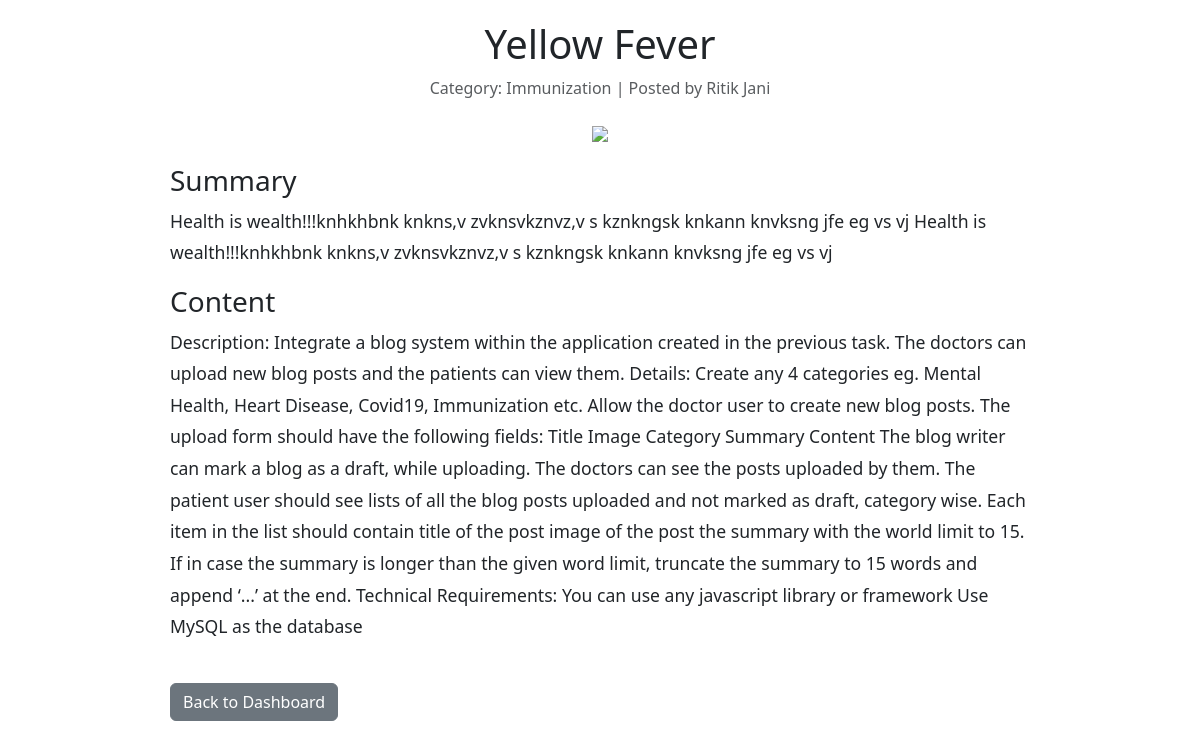
The app's page /blog/3 (signed in) with its own data.
### models.py (models this page shows, shortened)
class Blog(db.Model):
    id = db.Column(db.Integer, primary_key=True)
    title = db.Column(db.String(120), nullable=False)
    image = db.Column(db.String(120), nullable=True)
    category = db.Column(db.String(50), nullable=False)
    summary = db.Column(db.String(250), nullable=False)
    content = db.Column(db.Text, nullable=False)
    date_posted = db.Column(db.DateTime, nullable=False, default=datetime.utcnow)
    draft = db.Column(db.Boolean, default=False)
    user_id = db.Column(db.Integer, db.ForeignKey('user.id'), nullable=False)

class User(db.Model, UserMixin):
    id = db.Column(db.Integer, primary_key=True)
    first_name = db.Column(db.String(100), nullable=False)
    last_name = db.Column(db.String(100), nullable=False)
    profile_picture = db.Column(db.String(100), nullable=True)
    username = db.Column(db.String(100), unique=True, nullable=False)
    email = db.Column(db.String(120), unique=True, nullable=False)
    password = db.Column(db.String(200), nullable=False)
    address_line1 = db.Column(db.String(200), nullable=False)
    city = db.Column(db.String(100), nullable=False)
    state = db.Column(db.String(100), nullable=False)
    pincode = db.Column(db.String(10), nullable=False)
    user_type = db.Column(db.String(10), nullable=False)  # 'patient' or 'doctor'
    blogs = db.relationship('Blog', backref='author', lazy=True, cascade='all, delete-orphan')

### app.py (the view)
@app.route('/blog/<int:blog_id>')
@login_required
def view_blog(blog_id):
    blog = Blog.query.get_or_404(blog_id)
    return render_template('view_blog.html', blog=blog)

### app.py (called while the page is built)
@login_manager.user_loader
def load_user(user_id):
    return db.session.get(User, int(user_id))

### templates/view_blog.html (shortened to what this page needs)
<!DOCTYPE html>
<html lang="en">
<head>
    <link href="https://cdn.jsdelivr.net/npm/bootstrap@5.3.0-alpha1/dist/css/bootstrap.min.css" rel="stylesheet">
</head>
<body>
    <div class="container blog-container">
        <div class="blog-header">
            <h1>{{ blog.title }}</h1>
            <p class="text-muted">Category: {{ blog.category }} | Posted by {{ blog.author.first_name }} {{ blog.author.last_name }}</p>
        </div>
        {% if blog.image %}
            <div class="text-center">
                <img src="{{ url_for('static', filename=blog.image.replace('\\', '/')) if blog.image else url_for('static', filename='images/default_blog_pic.png') }}">
            </div>
        {% else %}
            <p class="text-center text-muted">No image available for this blog.</p>
        {% endif %}
        <div class="blog-content">
            <h3>Summary</h3>
            <p>{{ blog.summary }}</p>
            <h3>Content</h3>
            <p>{{ blog.content }}</p>
        </div>
        <a href="{{ url_for('dashboard') }}" class="btn btn-secondary mt-4">Back to Dashboard</a>
    </div>
</body>
</html>

### templates/view_blog.html (style rules this page uses)
.blog-content { margin-top: 20px; line-height: 1.8; font-size: 1.1rem; }
.blog-container { padding: 20px; max-width: 900px; margin: 0 auto; }
.blog-header { text-align: center; margin-bottom: 20px; }

### records on screen
Blog: title "Yellow Fever", category "Immunization", summary "Health is wealth!!!knhkhbnk knkns,v zvknsvkznvz,v s kznkngsk knkann knvksng jfe eg vs vj Health is wealth!!!knhkhbnk knkns,v zvknsvkznvz,v s kznkngsk knkann knvksng jfe eg vs vj", content "Description: Integrate a blog system within the application created in the previous task. The doctors can upload new blog posts and the patients can view them. Details: Create any 4 categories eg. Mental Health, Heart Disease, Covid19, Immunization etc. Allow the doctor user to create new blog posts. The upload form should have the following fields: Title Image Category Summary Content The blog writer can mark a blog as a draft, while uploading. The doctors can see the posts uploaded by them. The patient user should see lists of all the blog posts uploaded and not marked as draft, category wise. Each item in the list should contain title of the post image of the post the summary with the…"
User: author.first_name "Ritik", author.last_name "Jani"
